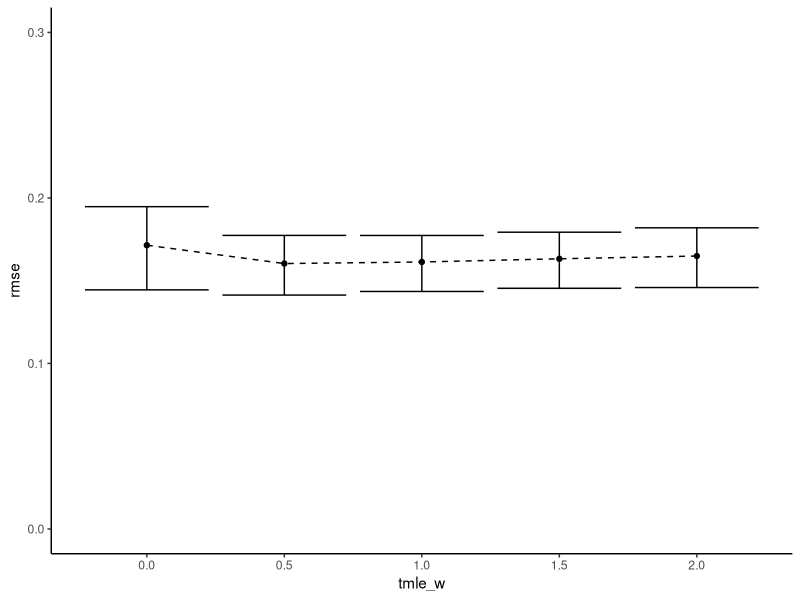

Reproduce this figure in R.
library(tidyverse)
data0 <- read_csv("dope_neural_nets/different_riesz_weights/tmle0.csv") %>%
  mutate(type = 'TMLE weight 0, Outcome MSE weight 1', index=1:1000, tmle_w = 0)
data05 <- read_csv("dope_neural_nets/different_riesz_weights/tmle0.5.csv") %>%
  mutate(type = 'TMLE weight 0, Outcome MSE weight 1', index=1:1000, tmle_w = 0.5)
data1 <- read_csv("dope_neural_nets/different_riesz_weights/tmle1.csv") %>%
  mutate(type = 'TMLE weight 0.5, Outcome MSE weight 0.5', index=1:1000, tmle_w = 1)
data15 <- read_csv("dope_neural_nets/different_riesz_weights/tmle1.5.csv") %>%
  mutate(type = 'TMLE weight 0.5, Outcome MSE weight 0.5', index=1:1000, tmle_w = 1.5)
data2 <- read_csv("dope_neural_nets/different_riesz_weights/tmle2.csv") %>%
  mutate(type = 'TMLE weight 1, Outcome MSE weight 0', index=1:1000, tmle_w = 2)

data = rbind(data0, data05, data1,data15, data2)
data = data[data$index <= 1000, ]
data = data %>%
  mutate(residual_sq = (estimate-truth)^2) %>%
  group_by(tmle_w) %>%
  summarise(mse = mean(residual_sq), sd_mse = sd(residual_sq)/(1000^0.5)) %>%
  mutate(rmse = mse^0.5, l = (mse-1.96*sd_mse)^0.5, u = (mse+1.96*sd_mse)^0.5)

ggplot(data) +
  geom_point(aes(x=tmle_w, y = rmse)) + 
  geom_errorbar(aes(x=tmle_w, ymin=l, ymax=u))+
  geom_line(aes(x=tmle_w, y = rmse), linetype='dashed') + 
  theme_classic()+
  ylim(0,0.3)

data


  


